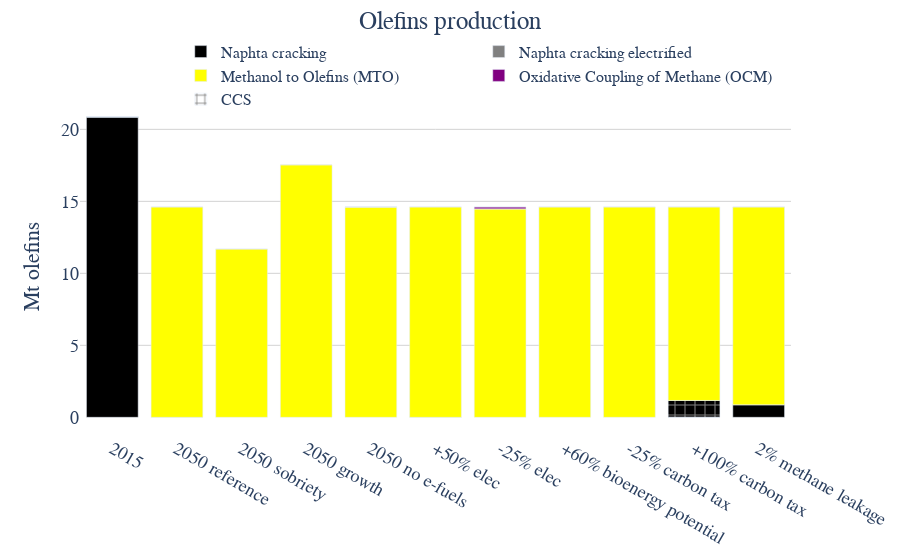

Source (notebook cell):
### Code cell
olefins_techs=["Naphta_cracking","Naphta_cracking_electrified","MethanolToOlefins", "OxidativeCouplingOfMethane"]
olefins_techs_colors={"Naphta_cracking":"black","Naphta_cracking_electrified":"grey","MethanolToOlefins":"yellow", "OxidativeCouplingOfMethane":"purple"}
olefins_tech_name={"Naphta cracking":["Naphta_cracking"],"Naphta cracking electrified":["Naphta_cracking_electrified"],
                        "Methanol to Olefins (MTO)":["MethanolToOlefins"],
                        "Oxidative Coupling of Methane (OCM)":["OxidativeCouplingOfMethane"]}
olefins_techs_name_colors={"Naphta cracking":"black","Naphta cracking electrified":"grey",
                           "Methanol to Olefins (MTO)":"yellow", "Oxidative Coupling of Methane (OCM)":"purple"}

fig =go.Figure()

for tech in olefins_tech_name.keys():
    y=[]
    y_ccs=[]
    for name in x:
        ccs_capacity=data[name]["ccs_capacity"]
        tech_capacity=data[name]["tech_capacity"]
        if name!="2015":
            prod_tech=data[name]["resource_tech_outflow"][(data[name]["resource_tech_outflow"].Resource.isin(["Olefins"]))&
                                                    (data[name]["resource_tech_outflow"].Technology.isin(olefins_tech_name[tech]))&
                                                    (data[name]["resource_tech_outflow"].Year==2050)]["Flow"].sum()
            u=ccs_capacity[(ccs_capacity.Technology.isin(olefins_tech_name[tech]))&(ccs_capacity.Year==2050)]["Flow_capa"].sum()
            m=tech_capacity[(tech_capacity.Technology.isin(olefins_tech_name[tech]))&(tech_capacity.Year==2050)&(tech_capacity.Resource.isin(["Olefins"]))]["Flow_capa"].sum()
            ccs_ratio=u/m
        else:  
            prod_tech=data[name]["resource_tech_outflow"][(data[name]["resource_tech_outflow"].Resource.isin(["Olefins"]))&
                                                    (data[name]["resource_tech_outflow"].Technology.isin(olefins_tech_name[tech]))&
                                                    (data[name]["resource_tech_outflow"].Year==2015)]["Flow"].sum()
            ccs_ratio=0
        y.append(prod_tech*1e-6*(1-ccs_ratio))
        y_ccs.append(prod_tech*1e-6*ccs_ratio)
    fig.add_trace(go.Bar(x=x, y=y,name=tech,marker_color=olefins_techs_name_colors[tech]))  
    fig.add_trace(go.Bar(x=x, y=y_ccs,name=tech,marker_color=olefins_techs_name_colors[tech],marker_pattern_shape="+",showlegend=False))  
y=[]   


    
    
fig.add_trace(go.Bar(x=[None], y=[None],name="CCS", marker_pattern_shape="+",marker_color="grey",marker_pattern_fillmode="replace"))    
fig.update_layout(barmode='relative')
fig.update_layout(title='Olefins production',title_x=0.5,title_y=0.98,
                   yaxis_title='Mt olefins')    
fig.update_layout(
    font=dict(
        family="Times New Roman",size=18)
    ) 
# fig.update_traces(textfont_size=16)
# fig.update_yaxes(range=[30,70])
# fig.update_xaxes(range=[10,105])
# fig.update_annotations(font_size=20)
fig.update_layout(legend=dict(
    orientation="h",
    yanchor="bottom",
    y=0.95,
    xanchor="right",
    x=0.98,font = dict(size=16)
))
fig.update_layout( paper_bgcolor="rgba(255,255,255,255)", plot_bgcolor="rgba(255,255,255,255)")
fig.update_yaxes(showgrid=True, gridwidth=1, gridcolor='lightgrey')
fig.show()

### Figure 1 — Plotly figure (JSON) as saved in the notebook; plotly's stock layout.template omitted (floating-point values rounded to 4 significant figures)
{"data": [{"marker": {"color": "black"}, "name": "Naphta cracking", "type": "bar", "x": ["2015", "2050 reference", "2050 sobriety", "2050 growth", "2050 no e-fuels", "+50% elec", "-25% elec", "+60% bioenergy potential", "-25% carbon tax", "+100% carbon tax", "2% methane leakage"], "y": [20.88, 0, null, null, null, null, null, null, null, 0, 0.8741]}, {"marker": {"color": "black", "pattern": {"shape": "+"}}, "name": "Naphta cracking", "showlegend": false, "type": "bar", "x": ["2015", "2050 reference", "2050 sobriety", "2050 growth", "2050 no e-fuels", "+50% elec", "-25% elec", "+60% bioenergy potential", "-25% carbon tax", "+100% carbon tax", "2% methane leakage"], "y": [0, 0, null, null, null, null, null, null, null, 1.169, 0]}, {"marker": {"color": "grey"}, "name": "Naphta cracking electrified", "type": "bar", "x": ["2015", "2050 reference", "2050 sobriety", "2050 growth", "2050 no e-fuels", "+50% elec", "-25% elec", "+60% bioenergy potential", "-25% carbon tax", "+100% carbon tax", "2% methane leakage"], "y": [0, null, null, null, null, 0, null, null, null, 0, null]}, {"marker": {"color": "grey", "pattern": {"shape": "+"}}, "name": "Naphta cracking electrified", "showlegend": false, "type": "bar", "x": ["2015", "2050 reference", "2050 sobriety", "2050 growth", "2050 no e-fuels", "+50% elec", "-25% elec", "+60% bioenergy potential", "-25% carbon tax", "+100% carbon tax", "2% methane leakage"], "y": [0, null, null, null, null, 0, null, null, null, -2.432e-16, null]}, {"marker": {"color": "yellow"}, "name": "Methanol to Olefins (MTO)", "type": "bar", "x": ["2015", "2050 reference", "2050 sobriety", "2050 growth", "2050 no e-fuels", "+50% elec", "-25% elec", "+60% bioenergy potential", "-25% carbon tax", "+100% carbon tax", "2% methane leakage"], "y": [0, 14.62, 11.69, 17.54, 14.62, 14.62, 14.48, 14.62, 14.62, 13.45, 13.74]}, {"marker": {"color": "yellow", "pattern": {"shape": "+"}}, "name": "Methanol to Olefins (MTO)", "showlegend": false, "type": "bar", "x": ["2015", "2050 reference", "2050 sobriety", "2050 growth", "2050 no e-fuels", "+50% elec", "-25% elec", "+60% bioenergy potential", "-25% carbon tax", "+100% carbon tax", "2% methane leakage"], "y": [0, 0, 0, 0, 0, 0, 0, 0, 0, 0, 0]}, {"marker": {"color": "purple"}, "name": "Oxidative Coupling of Methane (OCM)", "type": "bar", "x": ["2015", "2050 reference", "2050 sobriety", "2050 growth", "2050 no e-fuels", "+50% elec", "-25% elec", "+60% bioenergy potential", "-25% carbon tax", "+100% carbon tax", "2% methane leakage"], "y": [0, null, null, null, 0, null, 0.1375, null, null, null, null]}, {"marker": {"color": "purple", "pattern": {"shape": "+"}}, "name": "Oxidative Coupling of Methane (OCM)", "showlegend": false, "type": "bar", "x": ["2015", "2050 reference", "2050 sobriety", "2050 growth", "2050 no e-fuels", "+50% elec", "-25% elec", "+60% bioenergy potential", "-25% carbon tax", "+100% carbon tax", "2% methane leakage"], "y": [0, null, null, null, 0, null, 0, null, null, null, null]}, {"marker": {"color": "grey", "pattern": {"fillmode": "replace", "shape": "+"}}, "name": "CCS", "type": "bar", "x": [null], "y": [null]}], "layout": {"barmode": "relative", "font": {"family": "Times New Roman", "size": 18}, "legend": {"font": {"size": 16}, "orientation": "h", "x": 0.98, "xanchor": "right", "y": 0.95, "yanchor": "bottom"}, "paper_bgcolor": "rgba(255,255,255,255)", "plot_bgcolor": "rgba(255,255,255,255)", "title": {"text": "Olefins production", "x": 0.5, "y": 0.98}, "yaxis": {"gridcolor": "lightgrey", "gridwidth": 1, "showgrid": true, "title": {"text": "Mt olefins"}}}}
